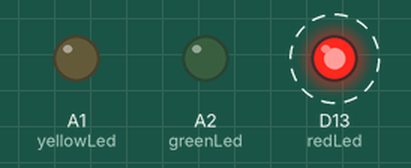
Simulated run of this program. Board: CircuitPython board. Shown: output pins drawn as LEDs (lit = HIGH). Dashed ring = blinking. What the program prints to the serial console is not drawn.

Above: at 0.5 s.
Timing chart, 0 to 4.6 s (numbered marks = the images above):
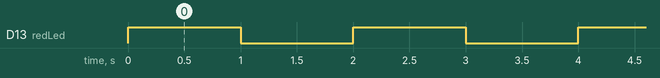

Measured:
- by itself, D13 (redLed): alternates HIGH for 1.0 s and LOW for 1.0 s

The program:

code.py
```python
# this is code.py. Code.py is the first script to execute.... so whatever is here will run

# see below all the python scripts. remove the '#' one at a time to run the script.
# they start with a1,a2,a3 because python doesn't like files starting with numbers: 1_, 2_


import a1_blink_digital_out_example
#import a2_accelerometer_led
#import a3_play_wav_file
#import a4_ws2812_example

#import digital_input_example
#import pwm_example
#import analog_in_example
#import accelerometer_wav
#import play_tone


 
```

a1_blink_digital_out_example.py
```python
# CircuitPython IO demo #1 - General Purpose I/O

# blink and hello world in one. Press the serial button above to see the serial output

import time
import board
from digitalio import DigitalInOut, Direction, Pull

redLed = DigitalInOut(board.D13)
redLed.direction = Direction.OUTPUT
greenLed = DigitalInOut(board.A2)
greenLed.direction = Direction.OUTPUT
yellowLed = DigitalInOut(board.A1)
yellowLed.direction = Direction.OUTPUT

while True:
    redLed.value = True
    print("hello world")
    time.sleep(1)  # debounce delay
    redLed.value = False
    time.sleep(1)
```
